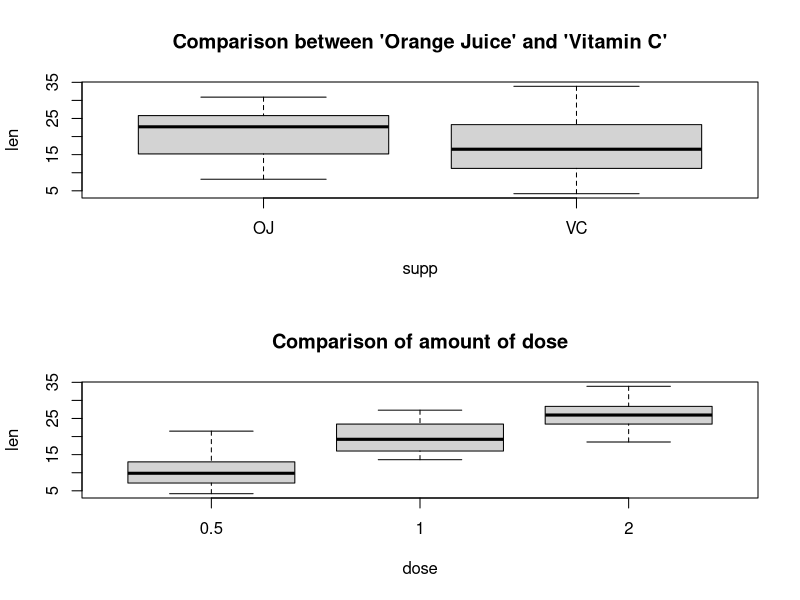

The R script that drew this image: (Note: this script raises an error after producing the figure.)
## ---- chunk 1
ToothGrowth$dose <- as.factor(ToothGrowth$dose)
par(mfrow = c(2, 1))
plot(len ~ supp, data = ToothGrowth, main = "Comparison between 'Orange Juice' and 'Vitamin C'")
plot(len ~ dose, data = ToothGrowth, main = "Comparison of amount of dose")

with(ToothGrowth, tapply(len, supp, mean))
with(ToothGrowth, tapply(len, dose, mean))
## ---- chunk 2
if (!require(tidyr)) { install.packages("tidyr") }
if (!require(dplyr)) { install.packages("dplyr") }

Supp.df <- ToothGrowth %>% select(supp, len) %>% spread(supp, len)
with(Supp.df, t.test(VC, OJ))
## ---- chunk 3
Dose.df <- ToothGrowth %>% select(dose, len) %>% spread(dose, len)
names(Dose.df) <- c("a_0.5", "a_1", "a_2")

Dose.t_1 <- with(Dose.df, t.test(a_0.5, a_1))
Dose.t_1$p.value
Dose.t_1$conf.int

Dose.t_2 <- with(Dose.df, t.test(a_0.5, a_2))
Dose.t_2$p.value
Dose.t_2$conf.int

Dose.t_3 <- with(Dose.df, t.test(a_1, a_2))
Dose.t_3$p.value
Dose.t_3$conf.int
